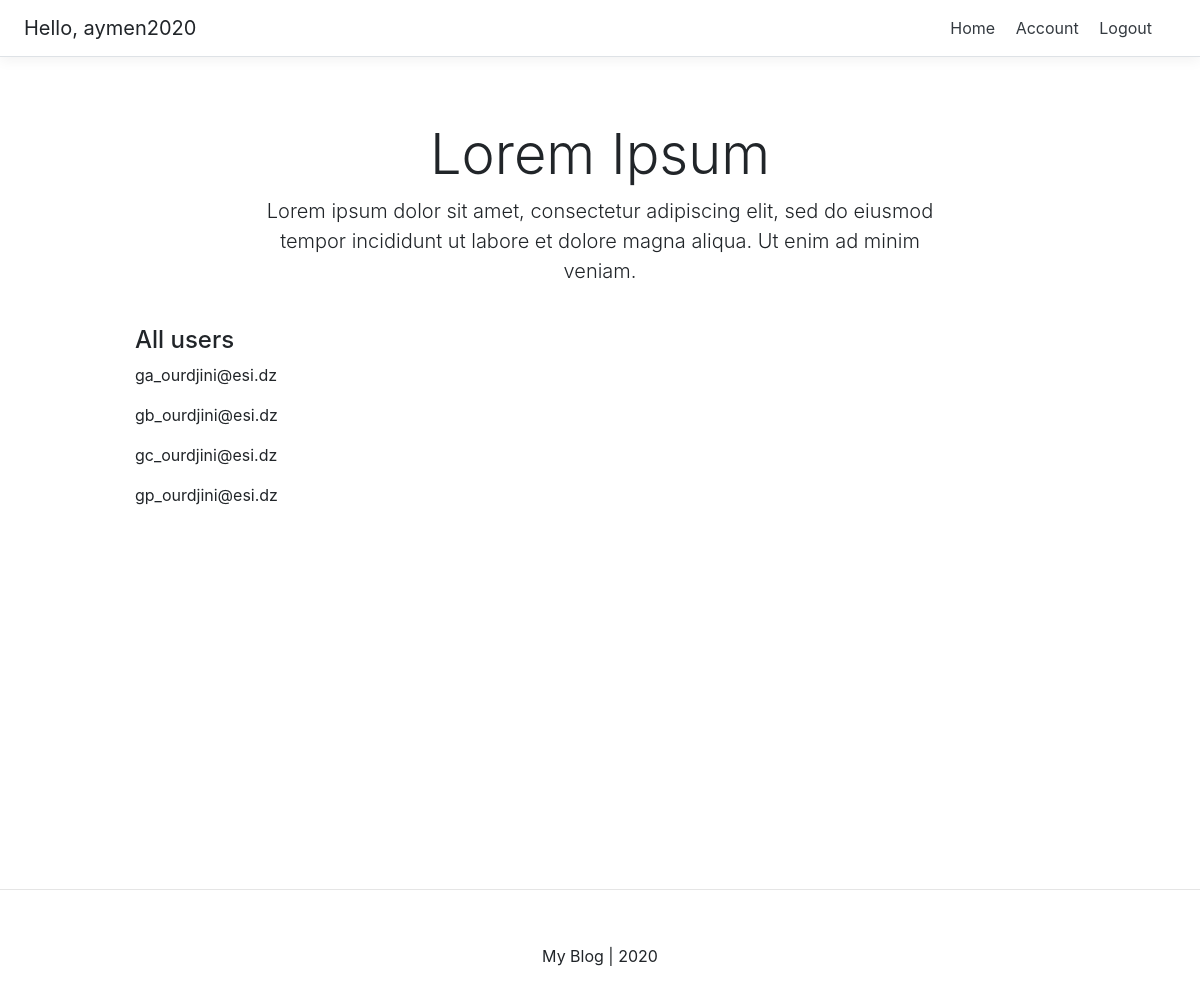
The page / (signed in) on the database its author committed.
### account/models.py (models this page shows, shortened)
class Account(AbstractBaseUser):
	email					= models.EmailField(verbose_name="email",max_length=60,unique=True)
	username				= models.CharField(max_length=30, unique=True)
	date_joined				= models.DateTimeField(verbose_name="date joined",auto_now_add=True)
	last_login				= models.DateTimeField(verbose_name="last login",auto_now=True)
	is_admin				= models.BooleanField(default=False)
	is_active				= models.BooleanField(default=True)
	is_staff				= models.BooleanField(default=False)
	is_superuser			= models.BooleanField(default=False)
	USERNAME_FIELD		= 'email'
	REQUIRED_FIELDS		= ['username',]
	objects = MyAccountManager()
	def __str__(self):
		return self.email

### personal/views.py (the view)
# urls.py: path('',home_screen_view,name='home'),
def home_screen_view(request):
    context = {}
    context['accounts'] = Account.objects.all()
    return render(request,'personal/home.html',context)#render(request,reference,context//data or variables)"""

### personal/templates/personal/home.html (shortened to what this page needs)
{% extends 'base.html'  %}
{% block content %}
	<div class="blog-header px-3 py-3 pt-md-5 pb-md-4 mx-auto text-center">
        <h1 class="display-4">Lorem Ipsum</h1>
        <p class="lead">
           Lorem ipsum dolor sit amet, consectetur adipiscing elit, sed do eiusmod tempor incididunt ut labore et dolore magna aliqua. Ut enim ad minim veniam.
        </p>
    </div>
    <div class="container">
    	<div class="d-flex flex-column">
    		<h4>All users</h4>
	    	{% for user in accounts %}
	        	<p>{{user}}</p>
	    	{% endfor %}
    	</div>
    </div>
{% endblock content %}

### templates/snippets/header.html (shortened to what this page needs)
<link rel="stylesheet" href="https://stackpath.bootstrapcdn.com/bootstrap/4.5.2/css/bootstrap.min.css">
<link rel="stylesheet" type="text/css" href="">
<div class="d-flex flex-column flex-md-row align-items-center p-3 px-md-4 mb-3 bg-white border-bottom box-shadow">
    <h5 class="my-0 mr-md-auto font-weight-normal">
        {% if request.user.is_authenticated %}
            Hello, {{request.user.username}}
        {% endif %}
    </h5>
    <nav class="my-2 my-md-0 mr-md-3">
        {% if request.user.is_authenticated %}
            <a class="p-2 text-dark" href="{% url 'home' %}">Home</a>
            <a class="p-2 text-dark" href="{% url 'account' %}">Account</a>
            <a class="p-2 text-dark" href="{% url 'logout' %}">Logout</a>
        {% else %}
            <a class="p-2 text-dark" href="{% url 'home' %}">Home</a>
            <a class="p-2 text-dark" href="{% url 'login' %}">Login</a>
            <a class="btn btn-outline-primary" href="{% url 'register' %}">Register</a>
        {% endif %}
    </nav>
</div>

### templates/snippets/header.html (style rules this page uses)
@media (min-width: 768px) { html { font-size: 16px; } }
.container { max-width: 960px; }
.blog-header { max-width: 700px; }
.border-bottom { border-bottom: 1px solid #e5e5e5; }
.box-shadow { box-shadow: 0 .25rem .75rem rgba(0, 0, 0, .05); }

### rows shown on the page
Account: user.username "aymen2020", email "gb_ourdjini@esi.dz"
Account: email "ga_ourdjini@esi.dz"
Account: email "gc_ourdjini@esi.dz"
Account: email "gp_ourdjini@esi.dz"
